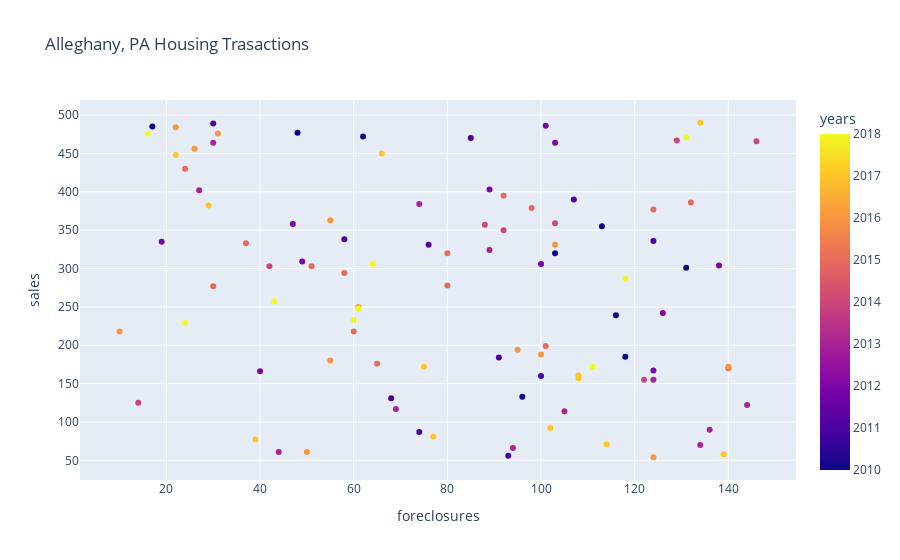

Notebook source saved alongside this figure:
### Code cell
# Create plot
plot1 = px.scatter(housing_transactions,
                   x='foreclosures',
                   y='sales',
                   color='years',
                   title='Alleghany, PA Housing Trasactions')
plot1.show()

### Figure 1 — Plotly figure (JSON) as saved in the notebook; plotly's stock layout.template omitted (floating-point values rounded to 4 significant figures)
{"data": [{"hovertemplate": "foreclosures=%{x}<br>sales=%{y}<br>years=%{marker.color}<extra></extra>", "legendgroup": "", "marker": {"color": [2010, 2010, 2010, 2010, 2010, 2010, 2010, 2010, 2010, 2011, 2011, 2011, 2011, 2011, 2011, 2011, 2011, 2011, 2011, 2011, 2012, 2012, 2012, 2012, 2012, 2012, 2012, 2012, 2012, 2012, 2012, 2013, 2013, 2013, 2013, 2013, 2013, 2013, 2013, 2013, 2013, 2013, 2013, 2014, 2014, 2014, 2014, 2014, 2014, 2014, 2014, 2015, 2015, 2015, 2015, 2015, 2015, 2015, 2015, 2015, 2015, 2015, 2015, 2015, 2015, 2015, 2016, 2016, 2016, 2016, 2016, 2016, 2016, 2016, 2016, 2016, 2016, 2016, 2016, 2017, 2017, 2017, 2017, 2017, 2017, 2017, 2017, 2017, 2017, 2017, 2017, 2018, 2018, 2018, 2018, 2018, 2018, 2018, 2018, 2018], "coloraxis": "coloraxis", "symbol": "circle"}, "mode": "markers", "name": "", "orientation": "v", "showlegend": false, "type": "scatter", "x": [96, 118, 116, 131, 103, 113, 62, 48, 17, 93, 74, 68, 100, 91, 76, 124, 58, 107, 85, 30, 40, 124, 126, 138, 100, 49, 19, 47, 89, 103, 101, 44, 94, 134, 136, 105, 69, 144, 124, 89, 74, 27, 30, 14, 122, 42, 92, 88, 103, 146, 129, 140, 65, 101, 60, 30, 80, 58, 51, 80, 37, 124, 98, 132, 92, 24, 124, 50, 140, 55, 100, 95, 10, 61, 103, 55, 26, 31, 22, 139, 114, 39, 77, 102, 108, 108, 75, 29, 22, 66, 134, 111, 24, 60, 61, 43, 118, 64, 131, 16], "xaxis": "x", "y": [133, 185, 239, 301, 320, 355, 472, 477, 485, 56, 87, 131, 160, 184, 331, 336, 338, 390, 470, 489, 166, 167, 242, 304, 306, 309, 335, 358, 403, 464, 486, 61, 66, 70, 90, 114, 117, 122, 155, 324, 384, 402, 464, 125, 155, 303, 350, 357, 359, 466, 467, 170, 176, 199, 218, 277, 278, 294, 303, 320, 333, 377, 379, 386, 395, 430, 54, 61, 172, 180, 188, 194, 218, 250, 331, 363, 456, 476, 484, 58, 71, 77, 81, 92, 157, 161, 172, 382, 448, 450, 490, 172, 229, 233, 248, 257, 287, 306, 471, 476], "yaxis": "y"}], "layout": {"autosize": true, "coloraxis": {"colorbar": {"title": {"text": "years"}}, "colorscale": [[0, "#0d0887"], [0.1111, "#46039f"], [0.2222, "#7201a8"], [0.3333, "#9c179e"], [0.4444, "#bd3786"], [0.5556, "#d8576b"], [0.6667, "#ed7953"], [0.7778, "#fb9f3a"], [0.8889, "#fdca26"], [1, "#f0f921"]]}, "legend": {"tracegroupgap": 0}, "title": {"text": "Alleghany, PA Housing Trasactions"}, "xaxis": {"anchor": "y", "autorange": true, "domain": [0, 1], "range": [2.101, 153.9], "title": {"text": "foreclosures"}, "type": "linear"}, "yaxis": {"anchor": "x", "autorange": true, "domain": [0, 1], "range": [22.06, 521.9], "title": {"text": "sales"}, "type": "linear"}}}
